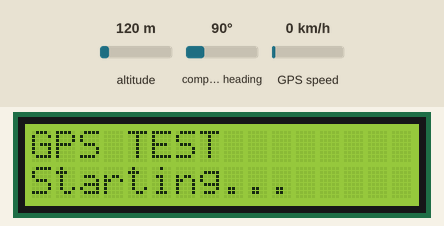
Recording of a sketch running on a simulated Arduino Mega 2560, built with avr-gcc and run on an emulated ATmega2560. On the bench: 16×2 character LCD. The test bench sets the inputs (shaded band); at power-on: altitude 120 m, compass heading 90°, GPS speed 0 km/h. The GPS gets a fix after 3 s at 37.7749, -122.4194 with 8 satellites; what the sketch prints to the serial monitor is not drawn.

Above: at 0.1 s.
At 2.2 s:
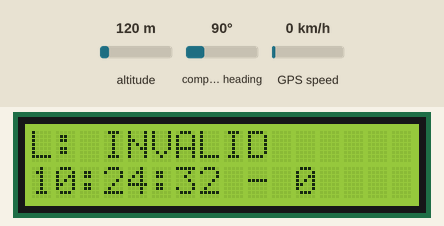
At 11.2 s:
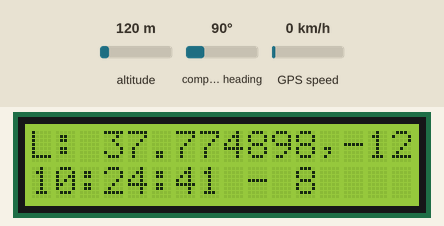
At 20.2 s:
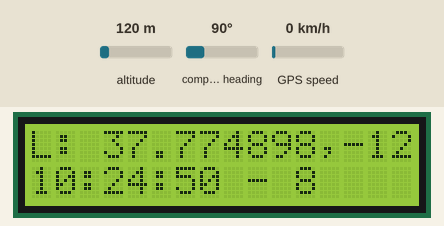
At 29.2 s:
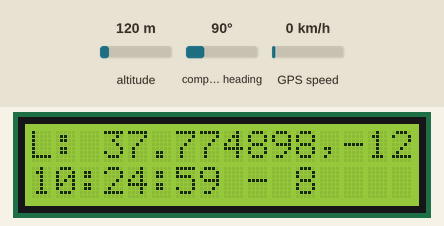
At 38.2 s:
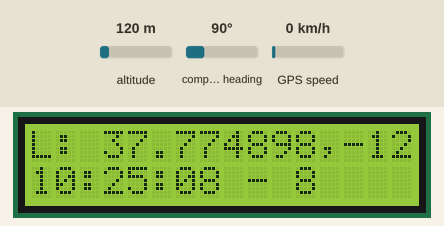

Measured:
- what the display in image 1 shows lasts 1.0 s, from 2.2 s to 3.2 s

The sketch:

TestGPS.ino
```cpp
#include <TinyGPS++.h>
//#include <SoftwareSerial.h>

#include <LiquidCrystal_I2C.h>

LiquidCrystal_I2C lcd(0x27, 2, 1, 0, 4, 5, 6, 7, 3, POSITIVE);  // Set the LCD I2C address, if it's not working try 0x27.

/*
   This sample sketch demonstrates the normal use of a TinyGPS++ (TinyGPSPlus) object.
   It requires the use of SoftwareSerial, and assumes that you have a
   4800-baud serial GPS device hooked up on pins 4(rx) and 3(tx).
*/
static const int RXPin = 4, TXPin = 3;
//static const uint32_t GPSBaud = 4800;
static const uint32_t GPSBaud = 9600; //Replace with your baud rate

// The TinyGPS++ object
TinyGPSPlus gps;

// The serial connection to the GPS device
//SoftwareSerial ss(RXPin, TXPin);

void setup()
{
  Serial.begin(115200);
  //ss.begin(GPSBaud);
  Serial3.begin(GPSBaud);


  Serial.println(F("DeviceExample.ino"));
  Serial.println(F("A simple demonstration of TinyGPS++ with an attached GPS module"));
  Serial.print(F("Testing TinyGPS++ library v. ")); Serial.println(TinyGPSPlus::libraryVersion());
  Serial.println(F("by Mikal Hart"));
  Serial.println();

  lcd.begin(16,2);   // iInit the LCD for 16 chars 2 lines
  lcd.backlight();   // Turn on the backligt (try lcd.noBaklight() to turn it off)
  lcd.setCursor(0,0); //First line
  lcd.print("GPS TEST");
  lcd.setCursor(0,1); //Second line
  lcd.print("Starting...");
  delay(2000);
  lcd.clear();
}

void loop()
{
  // This sketch displays information every time a new sentence is correctly encoded.
  while (Serial3.available() > 0)
    if (gps.encode(Serial3.read()))
      displayInfo();

  if (millis() > 5000 && gps.charsProcessed() < 10)
  {
    Serial.println(F("No GPS detected: check wiring."));
    lcd.setCursor(0,1); //Second line
    lcd.print(F("No GPS detected: check wiring."));
    while(true);
  }
}

void displayInfo()
{
  Serial.print(F("Location: "));
  lcd.setCursor(0,0); //First line
  lcd.print(F("L: "));

  if (gps.location.isValid())
  {
    Serial.print(gps.location.lat(), 6);
    Serial.print(F(","));
    Serial.print(gps.location.lng(), 6);
    lcd.print(gps.location.lat(), 6);
    lcd.print(F(","));
    lcd.print(gps.location.lng(), 6);
  }
  else
  {
    lcd.print(F("INVALID"));
    Serial.print(F("INVALID"));
  }

  Serial.print(F("  Date/Time: "));
  lcd.setCursor(0,1); //Second line
//  lcd.print(F("Dt/Tm: "));
  if (gps.date.isValid())
  {
    Serial.print(gps.date.month());
    Serial.print(F("/"));
    Serial.print(gps.date.day());
    Serial.print(F("/"));
    Serial.print(gps.date.year());
//    lcd.print(gps.date.month());
//    lcd.print(F("/"));
//    lcd.print(gps.date.day());
//    lcd.print(F("/"));
//    lcd.print(gps.date.year());

  }
  else
  {
//    lcd.print(F("INVALID"));
    Serial.print(F("INVALID"));
  }

  Serial.print(F(" "));
 // lcd.print(F("Tm: "));
  if (gps.time.isValid())
  {
    if (gps.time.hour() < 10) {Serial.print(F("0"));lcd.print(F("0"));}
    Serial.print(gps.time.hour());
    Serial.print(F(":"));
    lcd.print(gps.time.hour());
    lcd.print(F(":"));
    if (gps.time.minute() < 10) {Serial.print(F("0"));lcd.print(F("0"));}
    Serial.print(gps.time.minute());
    Serial.print(F(":"));
    lcd.print(gps.time.minute());
    lcd.print(F(":"));
    if (gps.time.second() < 10) {Serial.print(F("0"));lcd.print(F("0"));}
    Serial.print(gps.time.second());
    Serial.print(F("."));
    lcd.print(gps.time.second());
  //  lcd.print(F("."));
    if (gps.time.centisecond() < 10) {Serial.print(F("0"));}//lcd.print(F("0"));}
    Serial.print(gps.time.centisecond());
    //lcd.print(gps.time.centisecond());
  }
  else
  {
    Serial.print(F("INVALID"));
    lcd.print(F("INVALID"));
  }
  Serial.print(F(" "));
  Serial.print("Sats:");
  Serial.print(gps.satellites.value());
  lcd.print(F(" - "));lcd.print(gps.satellites.value());
  Serial.println();
}
```
